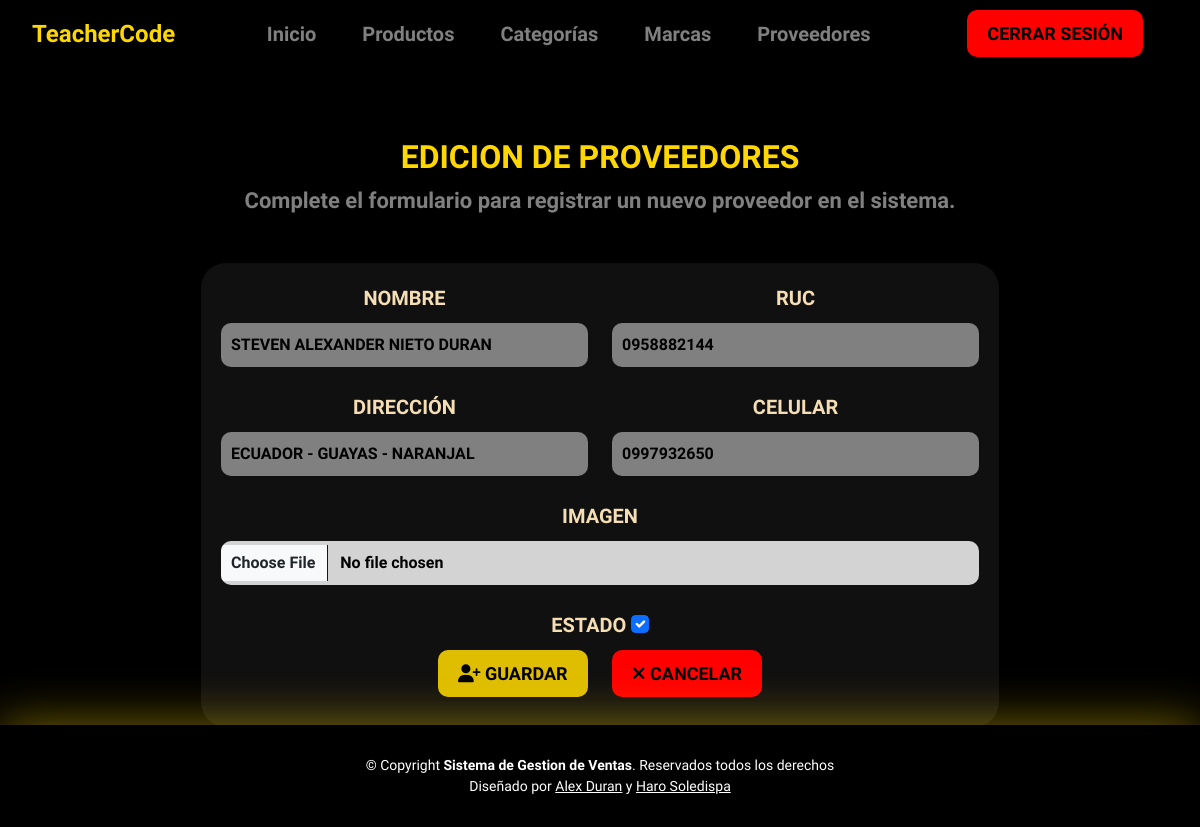
Page /supplier_update/1/ (signed in) on the committed database.
### core/models.py (models this page shows, shortened)
class Supplier(models.Model):
    name = models.CharField(max_length=100)
    ruc = models.CharField(max_length=13)  # RUC tiene 13 dígitos en Ecuador
    address = models.CharField(max_length=200)
    phone = models.CharField(max_length=10)
    user = models.ForeignKey(settings.AUTH_USER_MODEL, on_delete=models.CASCADE)
    created = models.DateTimeField(auto_now_add=True)
    updated = models.DateTimeField(auto_now=True)
    state = models.BooleanField('Estado', default=True)
    image = models.ImageField(upload_to='suppliers/', blank=True, null=True)
    class Meta:
        verbose_name = 'Proveedor'
        verbose_name_plural = 'Proveedores'
        ordering = ['name']
        indexes = [models.Index(fields=['name'])]

### core/views.py (the view)
# urls.py: path('supplier_update/<int:id>/', views.supplier_update,name='supplier_update'),
def supplier_update(request,id):
    data = {"title1": "Proveedores", "title2": "Edicion De Proveedores"}
    supplier = Supplier.objects.get(pk=id)
    if request.method == "POST":
      form = SupplierForm(request.POST,request.FILES, instance=supplier)
      if form.is_valid():
            form.save()
            return redirect("core:supplier_list")
    else:
        form = SupplierForm(instance=supplier)
        data["form"]=form
    return render(request, "core/suppliers/form.html", data)

### core/forms.py
class SupplierForm(forms.ModelForm):
    class Meta:
        model = Supplier
        fields = ['name','ruc','address','phone', 'state', 'image']
        widgets = {
            'name': forms.TextInput(attrs={'class': 'form-control', 'placeholder': 'Ingrese nombre del proveedor', 'id': 'id_name'}),
            'ruc': forms.TextInput(attrs={'class': 'form-control', 'placeholder': 'Ingrese RUC del proveedor', 'id': 'id_ruc'}),
            'address': forms.TextInput(attrs={'class': 'form-control', 'placeholder': 'Ingrese dirección del proveedor'}),
            'phone': forms.TextInput(attrs={'class': 'form-control', 'placeholder': 'Ingrese número celular', 'id': 'id_phone'}),
            'state': forms.CheckboxInput(attrs={'class': 'form-check-input'}),
            'image': forms.FileInput(attrs={'class': 'form-control', 'type': 'file', 'id': 'id_image'}),
        }
        labels = {
            'name': 'Nombre',
            'ruc': 'RUC',
            'address': 'Dirección',
            'phone': 'Celular',
            'state': 'Estado',
            'image': 'Imagen',
        }

### templates/core/suppliers/form.html (shortened to what this page needs)
{% extends 'base.html' %}
{% load static %}
{% block content %}
<section id="home-modulos" class="mt-4 d-flex justify-content-center align-items-center" data-aos="fade-up" data-aos-delay="200">
    <div class="container text-center">
        <div class="row">
            <div class="col-lg-12">
                <div class="module-head">
                    <h2 class="title text-center">{{ title2 }}</h2>
                    <p>Complete el formulario para registrar un nuevo proveedor en el sistema.</p>
                </div>
            </div>
            <div class="form-container">
                <form id="supplier-form" method="post" enctype="multipart/form-data" onsubmit="validarFormulario(event)">
                    <div class="row">
                        <div class="col-md-6">
                            <div class="form-group">
                                <label for="{{ form.name.id_for_label }}">{{ form.name.label }}</label>
                                {{ form.name }}
                            </div>
                            <div class="form-group">
                                <label for="{{ form.address.id_for_label }}">{{ form.address.label }}</label>
                                {{ form.address }}
                            </div>
                        </div>
                        <div class="col-md-6">
                            <div class="form-group">
                                <label for="{{ form.ruc.id_for_label }}">{{ form.ruc.label }}</label>
                                {{ form.ruc }}
                            </div>
                            <div class="form-group">
                                <label for="{{ form.phone.id_for_label }}">{{ form.phone.label }}</label>
                                {{ form.phone }}
                            </div>
                        </div>
                    </div>
                    <div class="form-group">
                        <label for="{{ form.image.id_for_label }}">{{ form.image.label }}</label>
                        {{ form.image }}
                    </div>
                    <div class="form-group">
                        <label for="{{ form.state.id_for_label }}">{{ form.state.label }}</label>
                        {{ form.state }}
                    </div>
                    <div class="form-group">
                        <div class="text-center">
                            <button type="submit" class="btn btn-details">
                                <i class="fa-solid fa-user-plus"></i>
                                Guardar
                            </button>
                            <a href="{% url 'core:supplier_list' %}" class="btn btn-cancel">
                                <i class="fa-solid fa-xmark"></i> Cancelar
                            </a>
                        </div>
                    </div>
                </form>
            </div>
        </div>
    </div>
</section>
{% endblock content %}

### static/css/main.css (style rules this page uses)
:root { --title: gold; --subtitle: gray; --content: #111010; --save: rgb(223, 189, 0); --save-hover: rgb(59, 59, 57); --cancel: rgb(255, 0, 0); --cancel-hover: rgb(128, 0, 0); --update: rgb(0, 204, 255); --update-hover: rgb(0, 102, 128); --color-1: rgb(59, 59, 57); --card-header-footer: rgb(94, 91, 91); --card-body: rgb(24, 22, 22); --labels: wheat; }
body { background-color: black; color: #fff; font-family: "Ubuntu Sans", sans-serif; font-optical-sizing: auto; font-weight: 500; font-style: normal; margin: 0; font-size: 18px; }
h2 { text-transform: uppercase; color: var(--title); font-weight: 800; font-size: 40px; }
p { color: var(--subtitle); font-weight: 500; font-size: 24px; }
.btn-details, .btn-cancel, .btn-update { margin: 10px; border-radius: 10px; padding: 10px 20px; font-size: 18px; font-weight: 600; text-transform: uppercase; transition: transform 0.3s; margin-top: 10px; margin-bottom: 10px; margin-left: 10px; color: black; border: none; }
.btn-details { background-color: var(--save); }
.btn-cancel { background-color: var(--cancel); }
#home-modulos { padding: 60px 0 100px 0; }
.module-head { padding: 30px; }
.module-head h2 { text-transform: uppercase; color: var(--title); font-weight: 800; font-size: 32px; }
.module-head p { color: var(--subtitle); font-weight: 600; font-size: 22px; }
.form-container { background-color: #111010; border-radius: 25px; margin: 0 auto; width: 70%; padding: 20px; }
label { color: var(--labels); font-size: 20px; font-weight: 800; text-transform: uppercase; }
form input[type="text"], form input[type="email"], form input[type="password"], form input[type="number"], form select, form input[type="date"], form input [type="checkbox"], form input[type="file"], .custom-select { margin: 10px 0 25px; background-color: gray; border: var(--card-body); color: black; border-radius: 10px; font-size: 16px; font-weight: 600; box-sizing: border-box; width: 100%; padding: 10px; }
form input[type="file"] { background-color: lightgray; }
a { color: rgb(255 255 255); text-decoration: underline; }

### rows in the picture
Supplier: name "STEVEN ALEXANDER NIETO DURAN", address "ECUADOR - GUAYAS - NARANJAL", ruc "0958882144", phone "0997932650", state "☑"

### other values in the picture
{{ title2 }} "EDICION DE PROVEEDORES"
